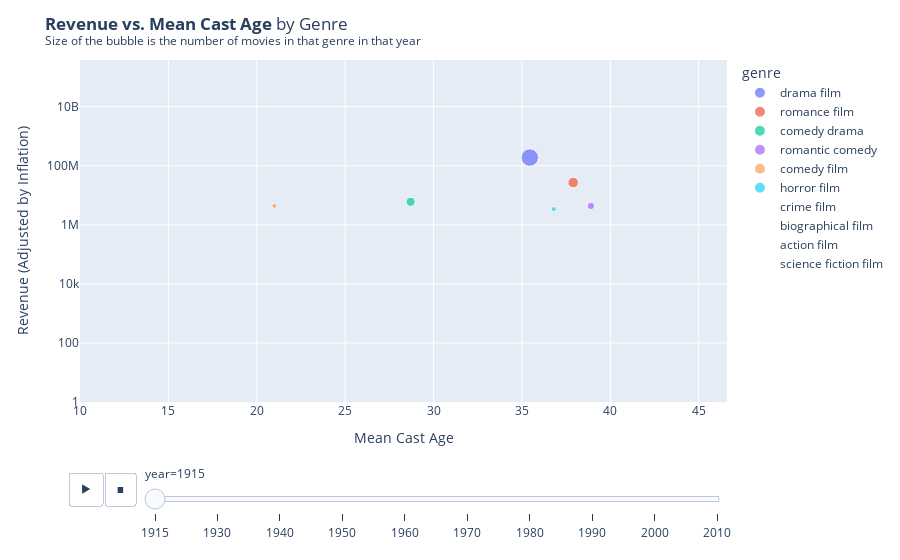

Here is the notebook cell this chart was saved with:
### Code cell
fig = px.scatter(
    df_plot, x='mean_cast_age', y='revenue_ajusted', 
    color='genre', log_y=True, range_y=[df_plot['revenue_ajusted'].min()+1, df_plot['revenue_ajusted'].max()*100], animation_frame='year',
    range_x = [df_plot['mean_cast_age'].min()-11, df_plot['mean_cast_age'].max()+1], size='num_of_movies', size_max=70
)
fig.update_layout(
    title='<b>Revenue vs. Mean Cast Age</b> by Genre<br><sup>Size of the bubble is the number of movies in that genre in that period of time</sup>',
    xaxis_title='Mean Cast Age',
    yaxis_title='Revenue (Adjusted by Inflation)',
)
fig.write_html('revenue_vs_mean_cast_age.html')
fig.show()

### Figure 1 — Plotly figure (JSON) as saved in the notebook; plotly's stock layout.template omitted (floating-point values rounded to 4 significant figures)
{"data": [{"hovertemplate": "genre=drama film<br>year=1915<br>mean_cast_age=%{x}<br>revenue_ajusted=%{y}<br>num_of_movies=%{marker.size}<extra></extra>", "legendgroup": "drama film", "marker": {"color": "#636efa", "size": [11], "sizemode": "area", "sizeref": 0.07184, "symbol": "circle"}, "mode": "markers", "name": "drama film", "orientation": "v", "showlegend": true, "type": "scatter", "x": [35.44], "xaxis": "x", "y": [190200000.0], "yaxis": "y"}, {"hovertemplate": "genre=romance film<br>year=1915<br>mean_cast_age=%{x}<br>revenue_ajusted=%{y}<br>num_of_movies=%{marker.size}<extra></extra>", "legendgroup": "romance film", "marker": {"color": "#EF553B", "size": [4], "sizemode": "area", "sizeref": 0.07184, "symbol": "circle"}, "mode": "markers", "name": "romance film", "orientation": "v", "showlegend": true, "type": "scatter", "x": [37.9], "xaxis": "x", "y": [27000000.0], "yaxis": "y"}, {"hovertemplate": "genre=comedy drama<br>year=1915<br>mean_cast_age=%{x}<br>revenue_ajusted=%{y}<br>num_of_movies=%{marker.size}<extra></extra>", "legendgroup": "comedy drama", "marker": {"color": "#00cc96", "size": [3], "sizemode": "area", "sizeref": 0.07184, "symbol": "circle"}, "mode": "markers", "name": "comedy drama", "orientation": "v", "showlegend": true, "type": "scatter", "x": [28.7], "xaxis": "x", "y": [6014000.0], "yaxis": "y"}, {"hovertemplate": "genre=romantic comedy<br>year=1915<br>mean_cast_age=%{x}<br>revenue_ajusted=%{y}<br>num_of_movies=%{marker.size}<extra></extra>", "legendgroup": "romantic comedy", "marker": {"color": "#ab63fa", "size": [2], "sizemode": "area", "sizeref": 0.07184, "symbol": "circle"}, "mode": "markers", "name": "romantic comedy", "orientation": "v", "showlegend": true, "type": "scatter", "x": [38.9], "xaxis": "x", "y": [4377000.0], "yaxis": "y"}, {"hovertemplate": "genre=comedy film<br>year=1915<br>mean_cast_age=%{x}<br>revenue_ajusted=%{y}<br>num_of_movies=%{marker.size}<extra></extra>", "legendgroup": "comedy film", "marker": {"color": "#FFA15A", "size": [1], "sizemode": "area", "sizeref": 0.07184, "symbol": "circle"}, "mode": "markers", "name": "comedy film", "orientation": "v", "showlegend": true, "type": "scatter", "x": [21], "xaxis": "x", "y": [4414000.0], "yaxis": "y"}, {"hovertemplate": "genre=horror film<br>year=1915<br>mean_cast_age=%{x}<br>revenue_ajusted=%{y}<br>num_of_movies=%{marker.size}<extra></extra>", "legendgroup": "horror film", "marker": {"color": "#19d3f3", "size": [1], "sizemode": "area", "sizeref": 0.07184, "symbol": "circle"}, "mode": "markers", "name": "horror film", "orientation": "v", "showlegend": true, "type": "scatter", "x": [36.8], "xaxis": "x", "y": [3395000.0], "yaxis": "y"}, {"hovertemplate": "genre=crime film<br>year=1915<br>mean_cast_age=%{x}<br>revenue_ajusted=%{y}<br>num_of_movies=%{marker.size}<extra></extra>", "legendgroup": "crime film", "marker": {"color": "#FF6692", "size": [0], "sizemode": "area", "sizeref": 0.07184, "symbol": "circle"}, "mode": "markers", "name": "crime film", "orientation": "v", "showlegend": true, "type": "scatter", "x": [null], "xaxis": "x", "y": [0], "yaxis": "y"}, {"hovertemplate": "genre=biographical film<br>year=1915<br>mean_cast_age=%{x}<br>revenue_ajusted=%{y}<br>num_of_movies=%{marker.size}<extra></extra>", "legendgroup": "biographical film", "marker": {"color": "#B6E880", "size": [0], "sizemode": "area", "sizeref": 0.07184, "symbol": "circle"}, "mode": "markers", "name": "biographical film", "orientation": "v", "showlegend": true, "type": "scatter", "x": [null], "xaxis": "x", "y": [0], "yaxis": "y"}, {"hovertemplate": "genre=action film<br>year=1915<br>mean_cast_age=%{x}<br>revenue_ajusted=%{y}<br>num_of_movies=%{marker.size}<extra></extra>", "legendgroup": "action film", "marker": {"color": "#FF97FF", "size": [0], "sizemode": "area", "sizeref": 0.07184, "symbol": "circle"}, "mode": "markers", "name": "action film", "orientation": "v", "showlegend": true, "type": "scatter", "x": [null], "xaxis": "x", "y": [0], "yaxis": "y"}, {"hovertemplate": "genre=science fiction film<br>year=1915<br>mean_cast_age=%{x}<br>revenue_ajusted=%{y}<br>num_of_movies=%{marker.size}<extra></extra>", "legendgroup": "science fiction film", "marker": {"color": "#FECB52", "size": [0], "sizemode": "area", "sizeref": 0.07184, "symbol": "circle"}, "mode": "markers", "name": "science fiction film", "orientation": "v", "showlegend": true, "type": "scatter", "x": [null], "xaxis": "x", "y": [0], "yaxis": "y"}], "layout": {"legend": {"itemsizing": "constant", "title": {"text": "genre"}, "tracegroupgap": 0}, "margin": {"t": 60}, "sliders": [{"active": 0, "currentvalue": {"prefix": "year="}, "len": 0.9, "pad": {"b": 10, "t": 60}, "steps": [{"args": [["1915"], {"frame": {"duration": 0, "redraw": false}, "fromcurrent": true, "mode": "immediate", "transition": {"duration": 0, "easing": "linear"}}], "label": "1915", "method": "animate"}, {"args": [["1930"], {"frame": {"duration": 0, "redraw": false}, "fromcurrent": true, "mode": "immediate", "transition": {"duration": 0, "easing": "linear"}}], "label": "1930", "method": "animate"}, {"args": [["1940"], {"frame": {"duration": 0, "redraw": false}, "fromcurrent": true, "mode": "immediate", "transition": {"duration": 0, "easing": "linear"}}], "label": "1940", "method": "animate"}, {"args": [["1950"], {"frame": {"duration": 0, "redraw": false}, "fromcurrent": true, "mode": "immediate", "transition": {"duration": 0, "easing": "linear"}}], "label": "1950", "method": "animate"}, {"args": [["1960"], {"frame": {"duration": 0, "redraw": false}, "fromcurrent": true, "mode": "immediate", "transition": {"duration": 0, "easing": "linear"}}], "label": "1960", "method": "animate"}, {"args": [["1970"], {"frame": {"duration": 0, "redraw": false}, "fromcurrent": true, "mode": "immediate", "transition": {"duration": 0, "easing": "linear"}}], "label": "1970", "method": "animate"}, {"args": [["1980"], {"frame": {"duration": 0, "redraw": false}, "fromcurrent": true, "mode": "immediate", "transition": {"duration": 0, "easing": "linear"}}], "label": "1980", "method": "animate"}, {"args": [["1990"], {"frame": {"duration": 0, "redraw": false}, "fromcurrent": true, "mode": "immediate", "transition": {"duration": 0, "easing": "linear"}}], "label": "1990", "method": "animate"}, {"args": [["2000"], {"frame": {"duration": 0, "redraw": false}, "fromcurrent": true, "mode": "immediate", "transition": {"duration": 0, "easing": "linear"}}], "label": "2000", "method": "animate"}, {"args": [["2010"], {"frame": {"duration": 0, "redraw": false}, "fromcurrent": true, "mode": "immediate", "transition": {"duration": 0, "easing": "linear"}}], "label": "2010", "method": "animate"}], "x": 0.1, "xanchor": "left", "y": 0, "yanchor": "top"}], "title": {"text": "<b>Revenue vs. Mean Cast Age</b> by Genre<br><sup>Size of the bubble is the number of movies in that genre in that year</sup>"}, "updatemenus": [{"buttons": [{"args": [null, {"frame": {"duration": 500, "redraw": false}, "fromcurrent": true, "mode": "immediate", "transition": {"duration": 500, "easing": "linear"}}], "label": "&#9654;", "method": "animate"}, {"args": [[null], {"frame": {"duration": 0, "redraw": false}, "fromcurrent": true, "mode": "immediate", "transition": {"duration": 0, "easing": "linear"}}], "label": "&#9724;", "method": "animate"}], "direction": "left", "pad": {"r": 10, "t": 70}, "showactive": false, "type": "buttons", "x": 0.1, "xanchor": "right", "y": 0, "yanchor": "top"}], "xaxis": {"anchor": "y", "domain": [0, 1], "range": [10, 46.6], "title": {"text": "Mean Cast Age"}}, "yaxis": {"anchor": "x", "domain": [0, 1], "range": [0, 11.58], "title": {"text": "Revenue (Adjusted by Inflation)"}, "type": "log"}}}
